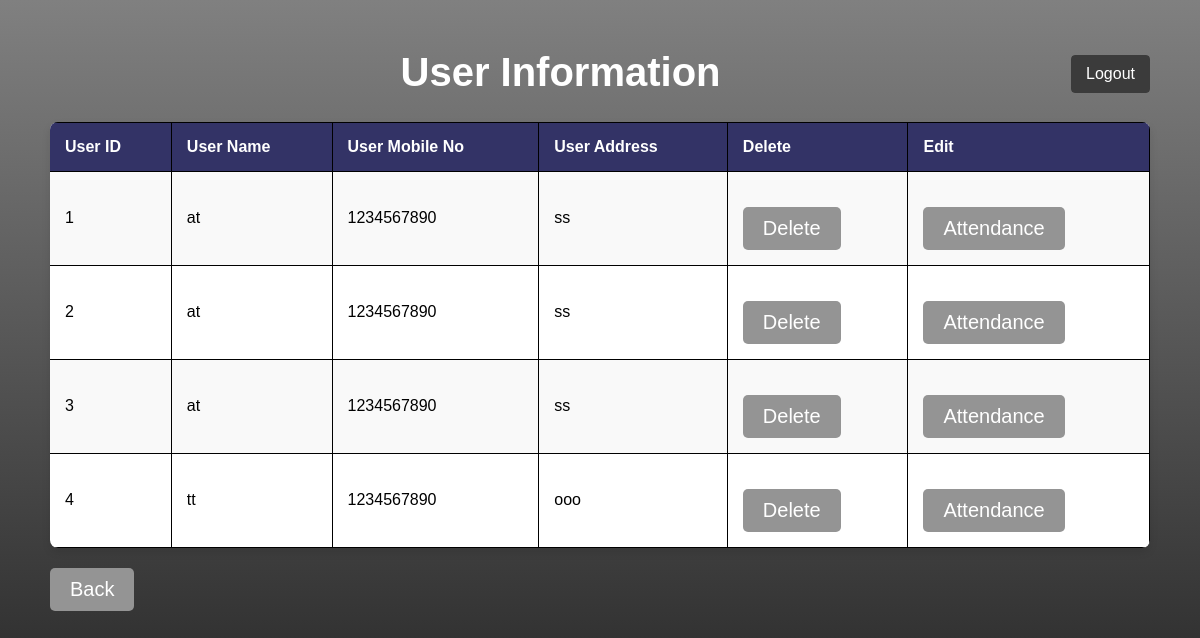
The page /displayemployee.php on the database its author committed.
### tables this page shows
CREATE TABLE `user` (
  `u_id` int(123) NOT NULL,
  `u_name` varchar(100) NOT NULL,
  `u_mobile_no` int(10) NOT NULL,
  `u_address` varchar(300) NOT NULL
);

### displayemployee.php (the view, shortened to what this page needs)
<html>
<head>
    <link rel="stylesheet" type="text/css" href="displayusersstyle.css">
</head>
<body>
<ul>
    <li class="logout-link"><a href="login.php" onclick="return confirm('Are you sure you want to log out?')">Logout</a></li>
</ul>
<h1>User Information</h1>
<table>
    <tr>
        <th>User ID</th>
        <th>User Name</th>
        <th>User Mobile No</th>
        <th>User Address</th>
        <th>Delete</th>
        <th>Edit</th>
    </tr>
    <?php
    try {
        $pdo = new PDO('mysql:host=localhost;dbname=cloud_arm', 'root', '');
        $pdo->setAttribute(PDO::ATTR_ERRMODE, PDO::ERRMODE_EXCEPTION);
    } catch (PDOException $e) {
        echo "Failed to connect to the database: " . $e->getMessage();
        exit;
    }
    $sql = 'SELECT * FROM user';
    $queryresult = $pdo->query($sql);
    foreach($queryresult as $row) {
    ?>
        <tr>
            <td><?php echo $row['u_id'] ?></td>
            <td><?php echo $row['u_name'] ?></td>
            <td><?php echo $row['u_mobile_no'] ?></td>
            <td><?php echo $row['u_address'] ?></td>
            <td><button><a href="deleteemployee.php?uid=<?php echo $row['u_id'] ?>" onclick="return confirm('Are you sure you want to delete this user?')">Delete</a></button></td>
            <td><button><a href="attendanceform.php?uid=<?php echo $row['u_id'] ?>">Attendance</a></button></td>
        </tr>
    <?php } ?>
</table>
<button><a href="accountadmin.html">Back</a></button>
</body>
</html>

### displayusersstyle.css (style rules this page uses)
body { font-family: Arial, sans-serif; margin: 50px; background-image: linear-gradient(to bottom, rgb(128, 128, 128) 0%, rgb(31, 31, 31) 100%); }
h1 { font-size: 40px; text-align: center; color: #ffffff; }
table { width: 100%; border-collapse: collapse; margin-top: 20px; background-color: #ffffff; border-radius: 8px; overflow: hidden; box-shadow: 0 4px 8px rgba(0, 0, 0, 0.1); }
th, td { padding: 15px; text-align: left; border-bottom: 1px solid #ddd; border-top: 1px solid black; border-bottom: 1px solid black; border-right: 1px solid black; }
th { background-color: #333366; color: white; }
tbody tr:nth-child(even) { background-color: #f9f9f9; }
button { font-size: 20px;; background-color: #949494; color: white; padding: 10px 20px; border: none; border-radius: 5px; cursor: pointer; text-decoration: none; margin-top: 20px; display: inline-block; }
a { text-decoration: none; color: white; }
li { list-style-type: none; }
ul { list-style-type: none; margin: 0; padding: 0; }
.logout-link { float: right; margin-top: 5px; border-radius: 4px; overflow: hidden; }
.logout-link a { display: block; padding: 10px 15px; text-decoration: none; color: #ffffff; background-color: #3b3b3b; border-radius: 4px; transition: background-color 0.3s, transform 0.3s; }

### rows shown on the page
user: u_id "1", u_name "at", u_mobile_no "1234567890", u_address "ss"
user: u_id "2", u_name "at", u_mobile_no "1234567890", u_address "ss"
user: u_id "3", u_name "at", u_mobile_no "1234567890", u_address "ss"
user: u_id "4", u_name "tt", u_mobile_no "1234567890", u_address "ooo"
